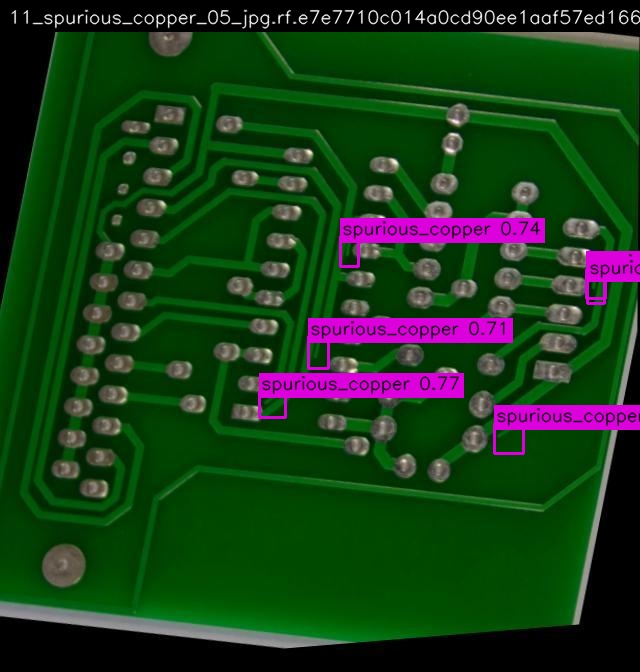
#> input picture test_visualizations/001_11_spurious_copper_05_jpg.rf.e7e7710c014a0cd90ee1aaf57ed16663.jpg, 640 x 672 px
$ python -i inference.py   (imports and definitions only)
#> lines starting #> are read from the running program, lines starting #| are printed output that depends on the picture
#> further down, picture is the input picture: shape (672, 640, 3); mean B, G, R 23.9, 59.8, 24

import argparse
from pathlib import Path

import cv2
import numpy as np
import pandas as pd

from ultralytics import YOLO


CLASS_NAMES = [
    "missing_hole",
    "mouse_bite",
    "open_circuit",
    "short",
    "spur",
    "spurious_copper"
]

IMAGE_EXTENSIONS = {
    ".jpg", ".jpeg", ".png", ".bmp", ".tif", ".tiff"
}


def preprocess_image(image):

    lab = cv2.cvtColor(image, cv2.COLOR_BGR2LAB)
#> lab: shape (672, 640, 3); mean of channels 0, 1, 2 61.3, 109.3, 146.6

    l_channel, a_channel, b_channel = cv2.split(lab)
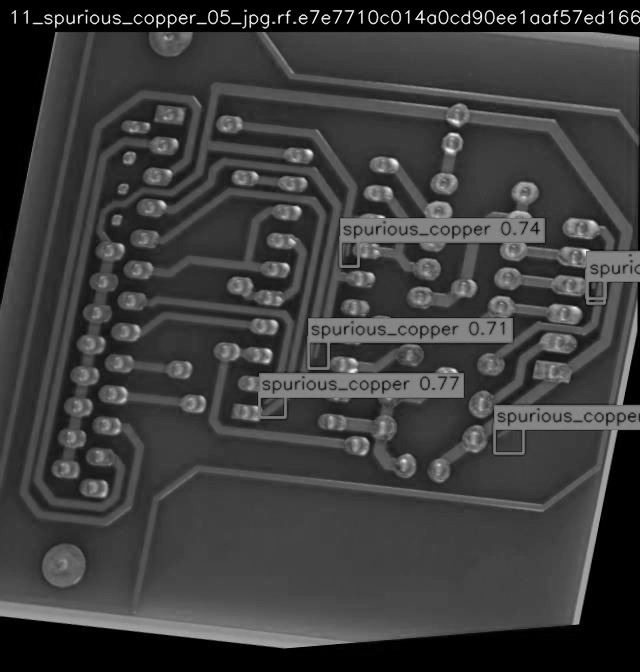
#> l_channel: shape (672, 640); min 0, max 252, mean 61.3
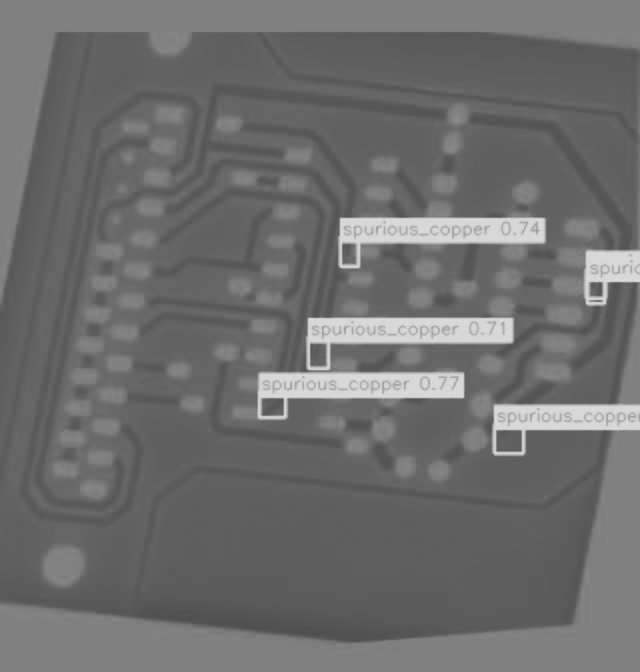
#> a_channel: shape (672, 640); min 77, max 219, mean 109.3
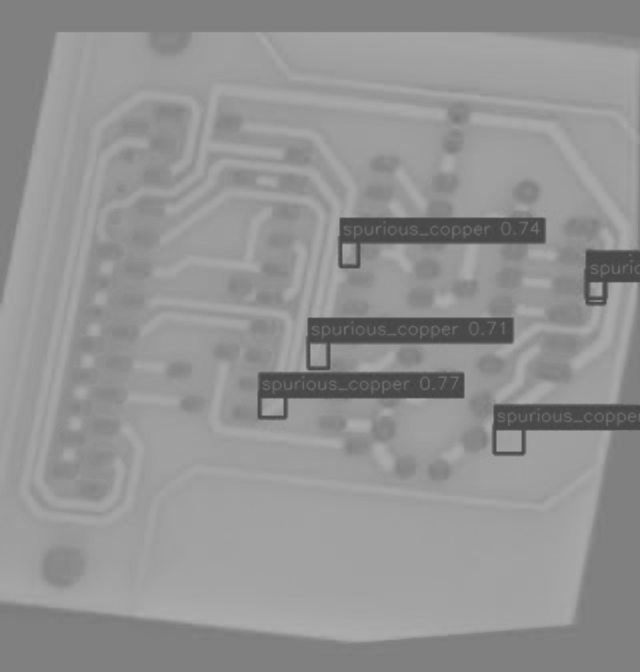
#> b_channel: shape (672, 640); min 68, max 173, mean 146.6

    clahe = cv2.createCLAHE(
        clipLimit=1.5,
        tileGridSize=(8, 8)
    )

    enhanced_l = clahe.apply(l_channel)
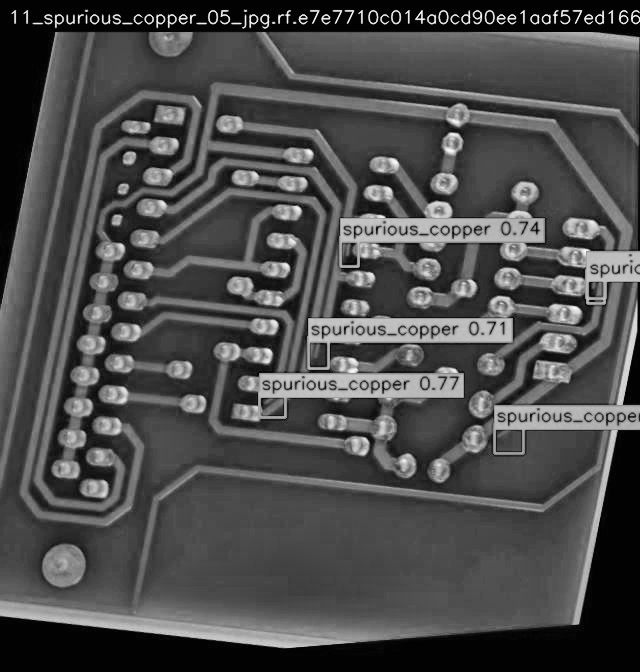
#> enhanced_l: shape (672, 640); min 1, max 253, mean 76.3

    enhanced_lab = cv2.merge([
        enhanced_l,
        a_channel,
        b_channel
    ])
#> enhanced_lab: shape (672, 640, 3); mean of channels 0, 1, 2 76.3, 109.3, 146.6

    return cv2.cvtColor(
        enhanced_lab,
        cv2.COLOR_LAB2BGR
    )
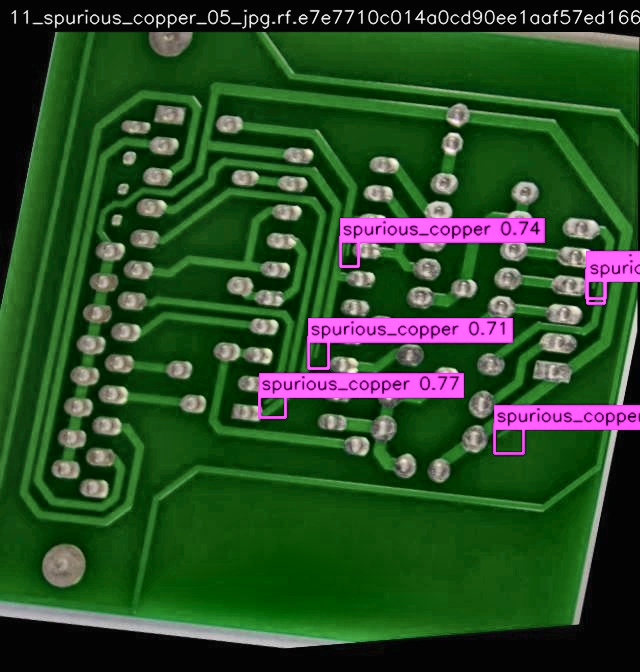
#> returned value: shape (672, 640, 3); mean B, G, R 38.7, 76.2, 41.8


# [120 lines left out: function main, not called in this run]


# [2 lines not run here, left out]

>>> import cv2
>>> picture = cv2.imread('../test_visualizations/001_11_spurious_copper_05_jpg.rf.e7e7710c014a0cd90ee1aaf57ed16663.jpg')
>>> result = preprocess_image(picture)

$ run again, on test_visualizations/003_01_mouse_bite_02_jpg.rf.c4be20393490e5cd8299ef8c7270f131.jpg
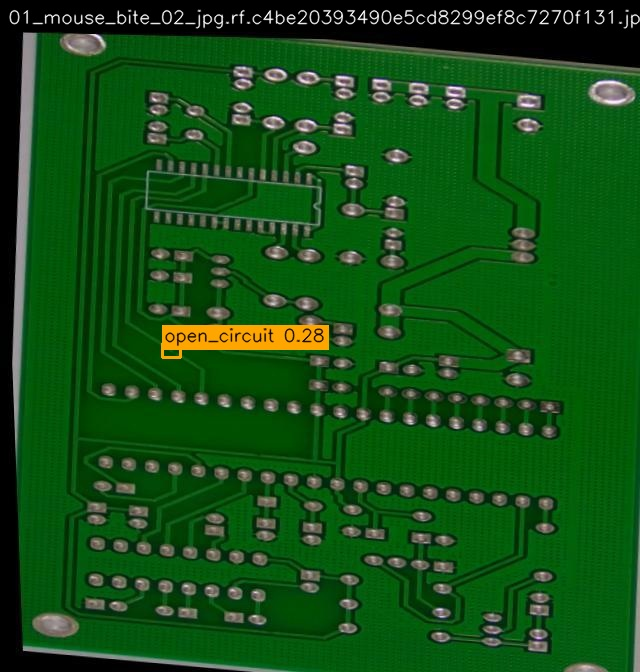
#> input picture test_visualizations/003_01_mouse_bite_02_jpg.rf.c4be20393490e5cd8299ef8c7270f131.jpg, 640 x 672 px
#> picture is the input picture: shape (672, 640, 3); mean B, G, R 21.3, 79.4, 19.6
#> lab: shape (672, 640, 3); mean of channels 0, 1, 2 75.2, 99.6, 154.6
#> in preprocess_image, `enhanced_l = clahe.apply(l_channel)`:
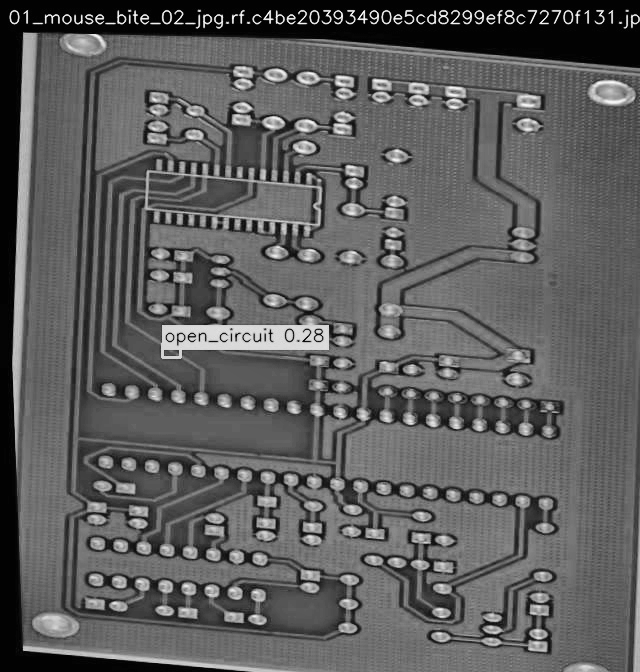
#> enhanced_l: shape (672, 640); min 2, max 255, mean 93.7
#> enhanced_lab: shape (672, 640, 3); mean of channels 0, 1, 2 93.7, 99.6, 154.6
#> in preprocess_image, `return cv2.cvtColor( enhanced_lab, cv2.COLOR_LAB2BGR )`:
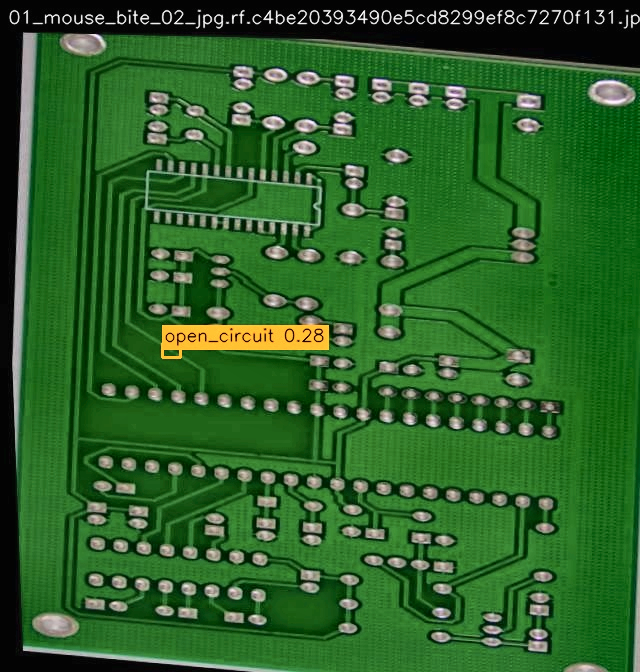
#> returned value: shape (672, 640, 3); mean B, G, R 40.1, 97.9, 44.4

$ run again, on test_visualizations/004_05_spur_01_jpg.rf.0f3949b3ae33be63b33e9bee2855c1b5.jpg
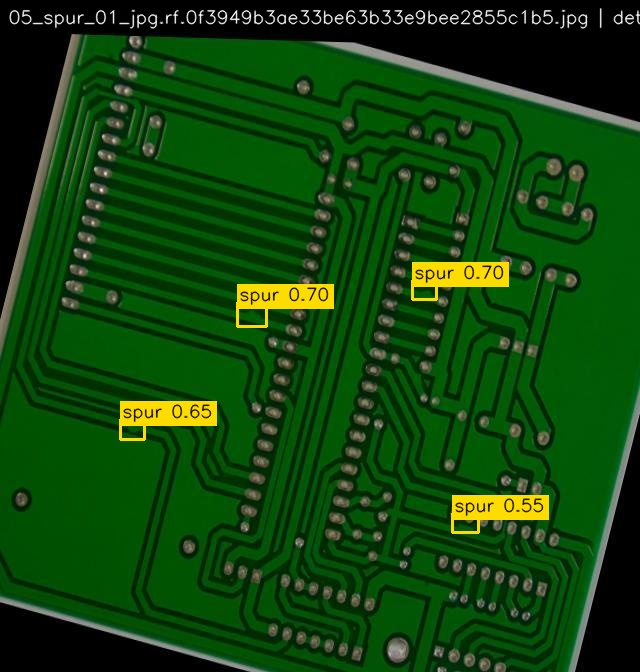
#> input picture test_visualizations/004_05_spur_01_jpg.rf.0f3949b3ae33be63b33e9bee2855c1b5.jpg, 640 x 672 px
#> picture is the input picture: shape (672, 640, 3); mean B, G, R 12.1, 68.2, 16.7
#> lab: shape (672, 640, 3); mean of channels 0, 1, 2 63.7, 102.2, 153.5
#> in preprocess_image, `enhanced_l = clahe.apply(l_channel)`:
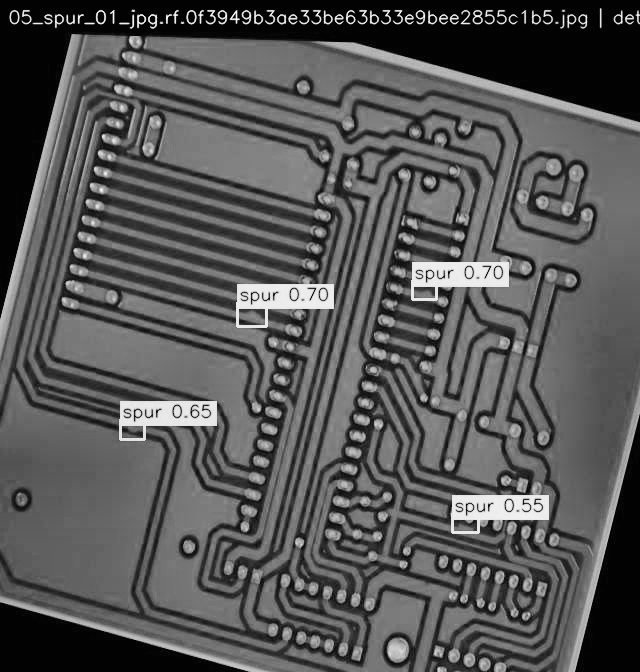
#> enhanced_l: shape (672, 640); min 1, max 255, mean 85.7
#> enhanced_lab: shape (672, 640, 3); mean of channels 0, 1, 2 85.7, 102.2, 153.5
#> in preprocess_image, `return cv2.cvtColor( enhanced_lab, cv2.COLOR_LAB2BGR )`:
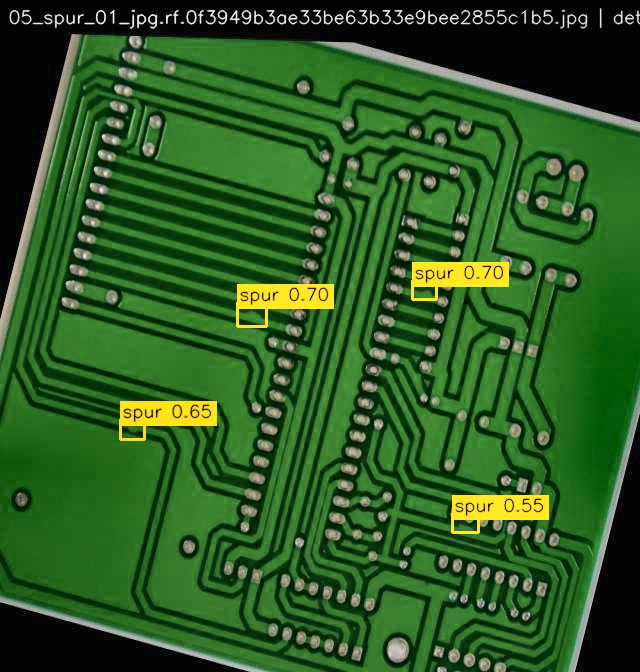
#> returned value: shape (672, 640, 3); mean B, G, R 34.7, 90.1, 44

$ run again, on test_visualizations/005_05_missing_hole_05_jpg.rf.decc9c704d509168ec29f4547c354769.jpg
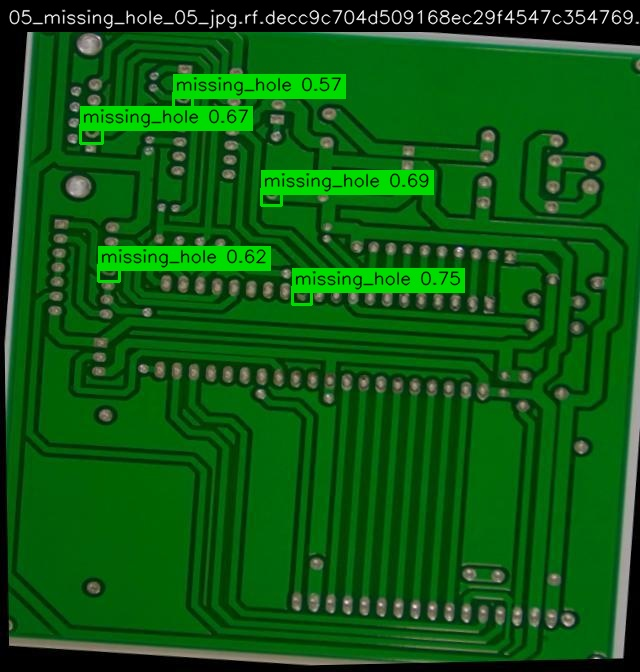
#> input picture test_visualizations/005_05_missing_hole_05_jpg.rf.decc9c704d509168ec29f4547c354769.jpg, 640 x 672 px
#> picture is the input picture: shape (672, 640, 3); mean B, G, R 17.3, 89.5, 13.2
#> lab: shape (672, 640, 3); mean of channels 0, 1, 2 83.3, 93.8, 159.4
#> in preprocess_image, `enhanced_l = clahe.apply(l_channel)`:
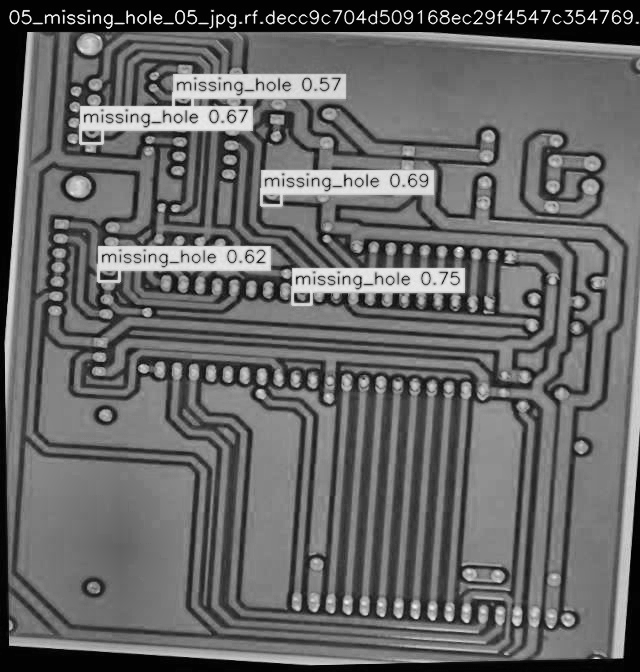
#> enhanced_l: shape (672, 640); min 2, max 254, mean 103.1
#> enhanced_lab: shape (672, 640, 3); mean of channels 0, 1, 2 103.1, 93.8, 159.4
#> in preprocess_image, `return cv2.cvtColor( enhanced_lab, cv2.COLOR_LAB2BGR )`:
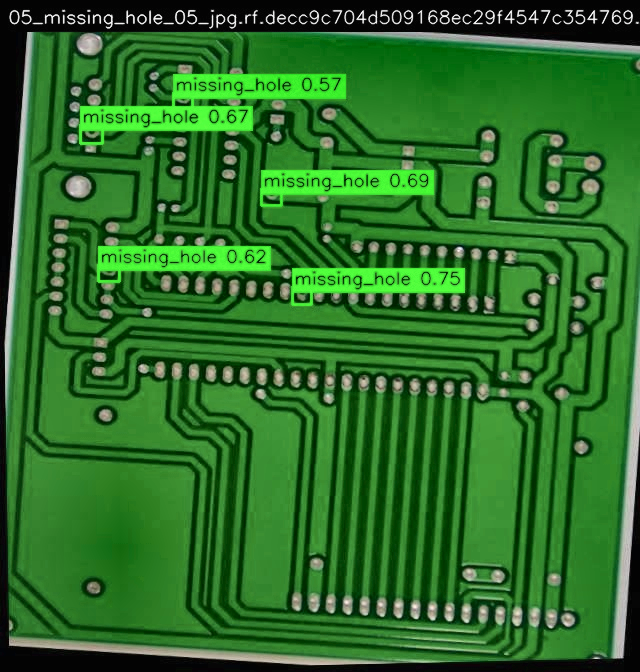
#> returned value: shape (672, 640, 3); mean B, G, R 39.2, 109.8, 43.3
